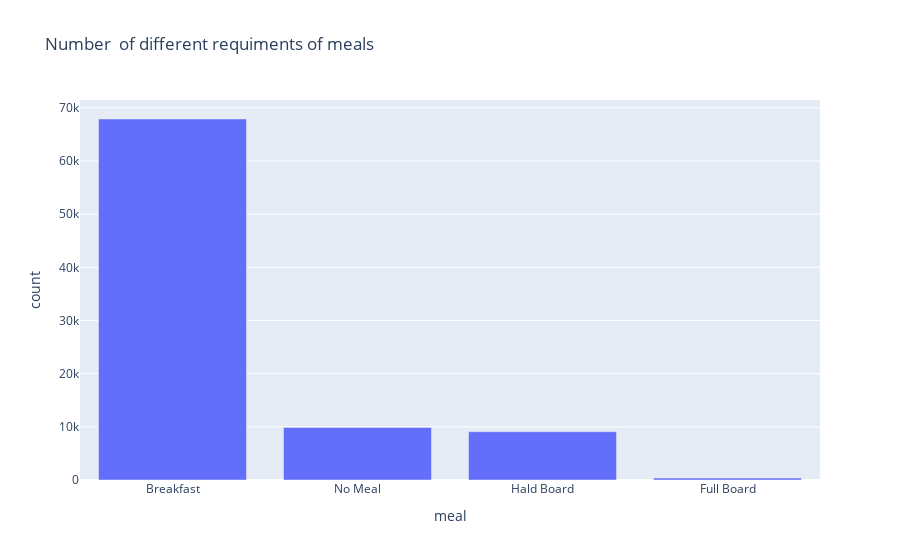

The notebook cell this image was saved under:
### Code cell
px.bar(df_meal,x='meal',y='count',  title='Number  of different requiments of meals ')

### Figure 1 — Plotly figure (JSON) as saved in the notebook; plotly's stock layout.template omitted (floating-point values rounded to 4 significant figures)
{"data": [{"alignmentgroup": "True", "hovertemplate": "meal=%{x}<br>count=%{y}<extra></extra>", "legendgroup": "", "marker": {"color": "#636efa", "pattern": {"shape": ""}}, "name": "", "offsetgroup": "", "orientation": "v", "showlegend": false, "textposition": "auto", "type": "bar", "x": ["Breakfast", "No Meal", "Hald Board", "Full Board"], "xaxis": "x", "y": [67896, 9883, 9080, 360], "yaxis": "y"}], "layout": {"barmode": "relative", "legend": {"tracegroupgap": 0}, "title": {"text": "Number  of different requiments of meals "}, "xaxis": {"anchor": "y", "domain": [0, 1], "title": {"text": "meal"}}, "yaxis": {"anchor": "x", "domain": [0, 1], "title": {"text": "count"}}}}
